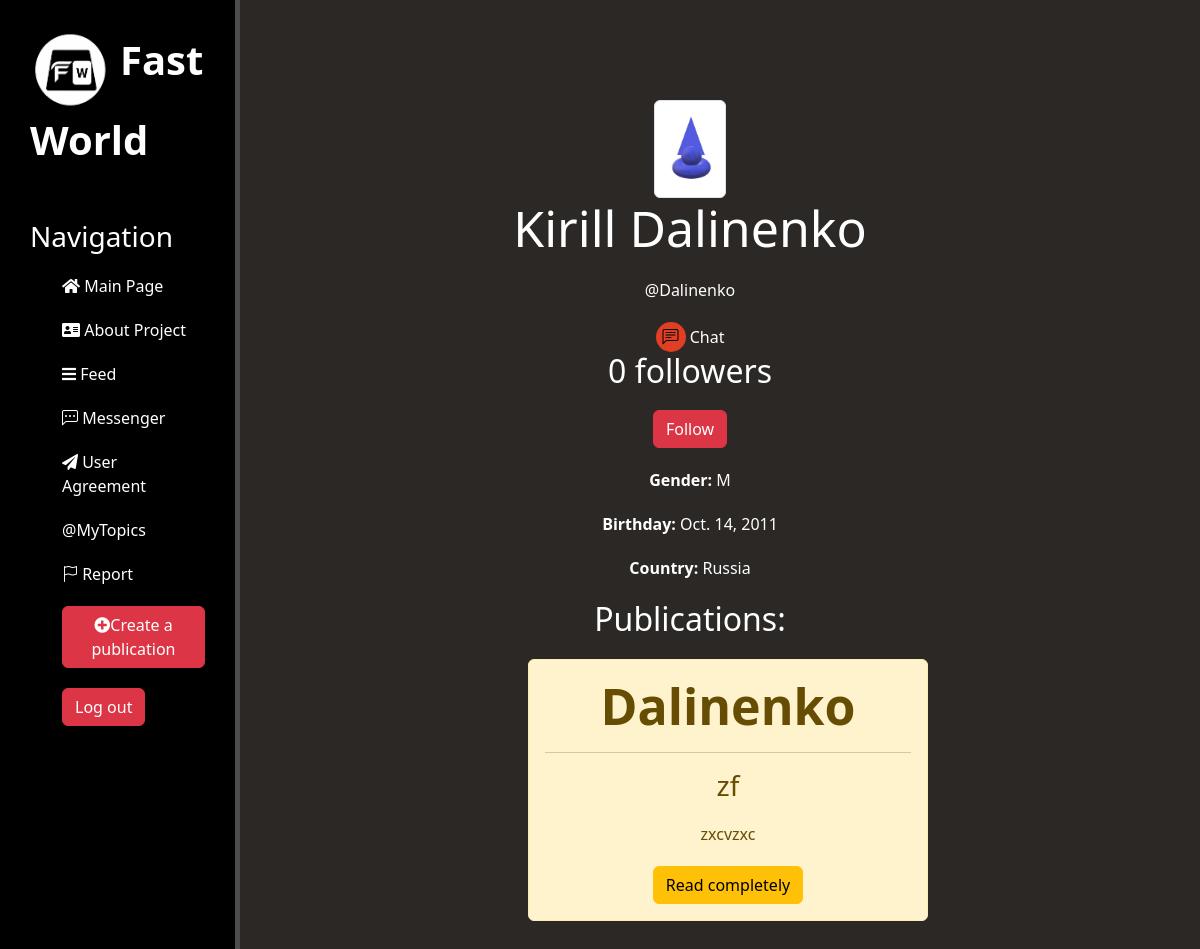
The app's page /user/1 (signed in) with its own data.
### main/models.py (models this page shows, shortened)
class Profile(models.Model):
    GENDER_CHOICE = (
    ("M", "М"),
    ("F", "F"),
    (None, "-")
    )
    LANG_CHOICE = (
        ("R", "Русский"),
        ("E", "English"),
        (None, "-")
    )
    user = models.OneToOneField(User, on_delete=models.CASCADE, related_name='profile')
    avatar = models.ImageField('Avatar', blank=True, upload_to = 'main')
    lang = models.CharField('Language', max_length=1, choices=LANG_CHOICE, blank=True)
    gender =  models.CharField('Gender', max_length=1, choices=GENDER_CHOICE, blank=True)
    city = models.CharField('Country', max_length=100, blank=True)
    birth_date = models.DateField('Birth date', null=True, blank=True)
    followers = models.IntegerField(default=0)
    class Meta:
        verbose_name = 'Profile'
        verbose_name_plural = 'Profiles'

### news/models.py (models this page shows, shortened)
class Articles(models.Model):
    title = models.CharField('Name', max_length=55)
    intro = models.CharField("Intro", max_length=200)
    full_text = models.TextField('Text')
    date_added = models.DateTimeField(auto_now_add=True)
    views = models.IntegerField(default=0)
    owner = models.ForeignKey(User, on_delete=models.CASCADE)
    class Meta:
        verbose_name = 'Publication'
        verbose_name_plural = 'Publications'

### main/views.py (the view)
# urls.py: path('user/<int:user_id>', views.user, name='user'),
def user(request, user_id):
    if not request.user.is_authenticated:
        return redirect('login')
    users = User.objects.get(id=user_id)
    pubs = apps.get_model('news', 'Articles')
    pubs = pubs.objects.filter(owner = users)
    f_count = Profile.objects.get(user = user_id)
    f_count = f_count.followers
    us = User.objects.get(username=request.user)
    if Follower.objects.filter(user=request.user, follower_for=users):
        is_follower = False
    else:
        is_follower = True
    context = {'user': users, 'pubs': pubs, 'f_count': f_count, 'is_fol': is_follower, 'us': us}
    return render(request, 'main/profile.html', context)

### main/templates/main/profile.html (shortened to what this page needs)
{% extends 'main/shablon.html' %}
{% load static %}
{% block content %}
    <div class="features">
        {% if us.profile.lang == 'R' %}
           <img class="img-thumbnail" src="{{ user.profile.avatar }}" width="8%">
            <h1>{{ user.first_name }} {{ user.last_name }}</h1>
            <p>@{{ user.username }}</p>
            <a href='{% url "dialog" user.username %}'><button class="round"><i class="bi bi-chat-left-text"></i></button></a> Написать сообщение
            <h2>{{ f_count }} подписчиков</h2>
            <p></p>
            {% if is_fol %}
                <a href="{% url 'follow' user.id %}"><button class="btn btn-danger">Подписаться</button></a>
            {% else %}
                <a href="{% url 'unfollow' user.id %}"><button class="btn btn-danger">Отписаться</button></a>
            {% endif %}
            <p><strong>Пол: </strong>{{ user.profile.gender }}</p>
            <p><strong>Дата рождения: </strong>{{ user.profile.birth_date }}</p>
            <p><strong>Страна: </strong>{{ user.profile.city }}</p>
            <h2>Публикации:</h2>
            {% for pub in pubs %}
                <div class = "alert alert-warning">
                    <h1><strong>{{ pub.owner }}</strong></h1>
                    <hr>
                    <h3>{{ pub.title }}</h3>
                    <p>{{ pub.intro }}</p>
                    <a href="{% url 'pub_detail' pub.id %}" class="btn btn-warning">Читать полностью</a>
                </div>
            {% endfor %}
        {% else %}
             <img class="img-thumbnail" src="{{ user.profile.avatar }}" width="8%">
            <h1>{{ user.first_name }} {{ user.last_name }}</h1>
            <p>@{{ user.username }}</p>
            <a href='{% url "dialog" user.username %}'><button class="round"><i class="bi bi-chat-left-text"></i></button></a> Chat
            <h2>{{ f_count }} followers</h2>
            {% if is_fol %}
                <a href="{% url 'follow' user.id %}"><button class="btn btn-danger">Follow</button></a>
            {% else %}
                <a href="{% url 'unfollow' user.id %}"><button class="btn btn-danger">Unfollow</button></a>
            {% endif %}
            <p><strong>Gender: </strong>{{ user.profile.gender }}</p>
            <p><strong>Birthday: </strong>{{ user.profile.birth_date }}</p>
            <p><strong>Country: </strong>{{ user.profile.city }}</p>
            <h2>Publications:</h2>
            {% for pub in pubs %}
                <div class = "alert alert-warning">
                    <h1><strong>{{ pub.owner }}</strong></h1>
                    <hr>
                    <h3>{{ pub.title }}</h3>
                    <p>{{ pub.intro }}</p>
                    <a href="{% url 'pub_detail' pub.id %}" class="btn btn-warning">Read completely</a>
                </div>
            {% endfor %}
        {% endif %}
    </div>
{% endblock %}

### main/static/main/css/main.css (style rules this page uses)
body { background: #2b2825; }
main .features { float: left; color: #fff; margin-top: 100px; text-align: center; width: 75%; }
main .features h1 { font-size: 50px; }
main .features p { max-width: 400px; margin: 20px auto }
.alert-warning { float: center; clear: both; width: 400px; margin: 20px 32%; text-align: center; }

### main/templates/main/profile.html (style rules this page uses)
a { text-decoration: none; }
button.round { width: 30px; height: 30px; background-color: #e03e25; border-radius: 50%; border: none; }

### records on screen
Articles: owner "Dalinenko", title "zf", intro "zxcvzxc"

### other values on screen
{{ user.first_name }} "Kirill"
{{ user.last_name }} "Dalinenko"
{{ user.username }} "Dalinenko"
{{ f_count }} "0"
{{ user.profile.gender }} "M"
{{ user.profile.birth_date }} "Oct. 14, 2011"
{{ user.profile.city }} "Russia"
